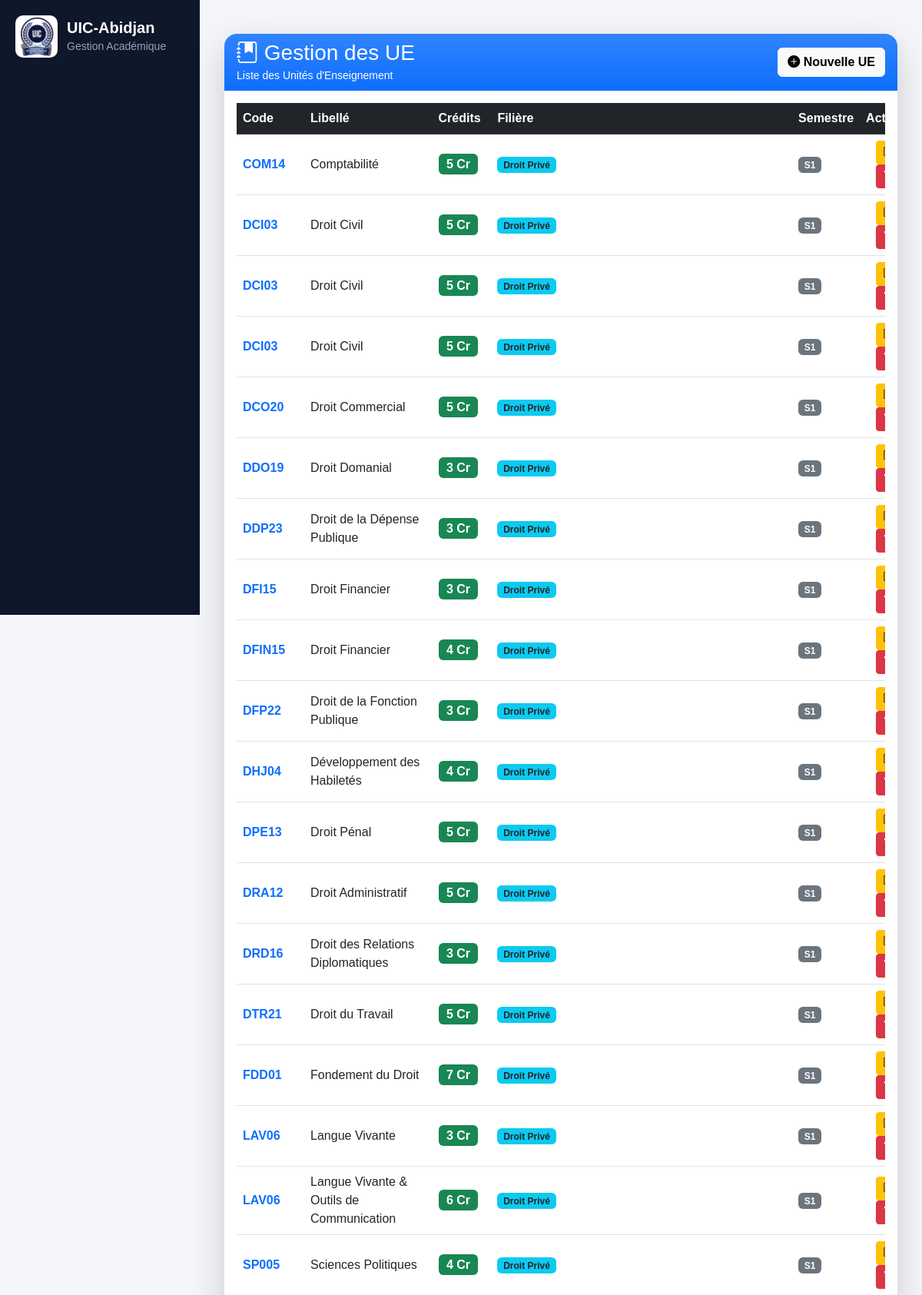
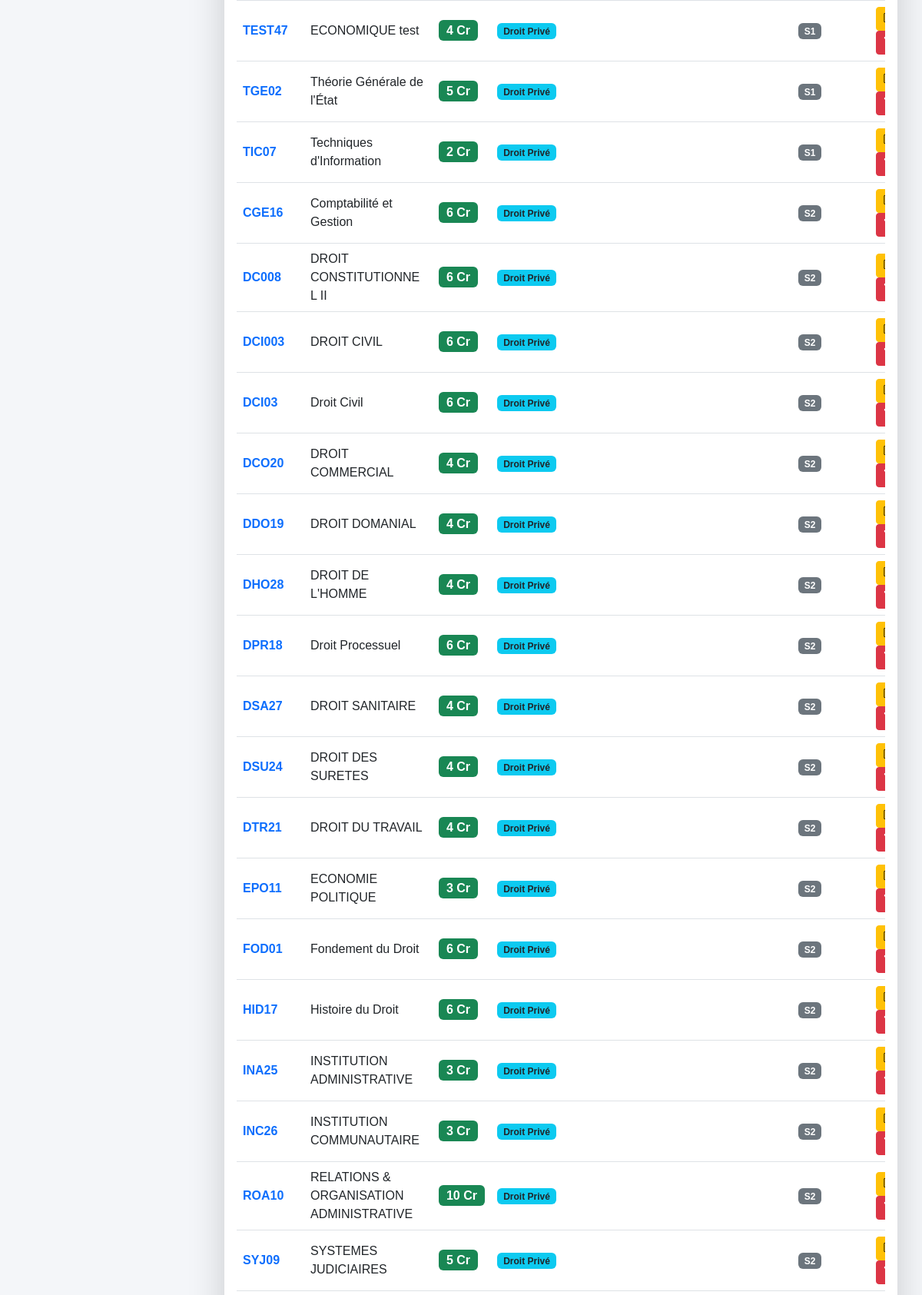
Page /lmd/ue/ (upper part) on the committed database (2 pictures, top to bottom).
### lmd/models.py (models this page shows, shortened)
class UE(models.Model):
    niveau = models.CharField(
    max_length=2,
    choices=[
        ("L1", "Licence 1"),
        ("L2", "Licence 2"),
        ("L3", "Licence 3"),
       ],
        default="L1"
     )
    SEMESTRE_CHOICES = (
        ("S1", "Semestre 1"),
        ("S2", "Semestre 2"),
        ("S3", "Semestre 3"),
        ("S4", "Semestre 4"),
        ("S5", "Semestre 5"),
        ("S6", "Semestre 6"),
    )
    code = models.CharField(
        max_length=20
    )
    libelle = models.CharField(
        max_length=200
    )
    credit = models.PositiveIntegerField(
        default=0
    )
    filiere = models.ForeignKey(
        "FiliereLMD",
        null=True,
        blank=True,
        on_delete=models.PROTECT,
        related_name="ues"
    )
    grande_unite = models.ForeignKey(
        "GrandeUnite",
        null=True,
        blank=True,
        on_delete=models.PROTECT,
        related_name="ues"
    )
    semestre = models.CharField(
        max_length=2,
        choices=SEMESTRE_CHOICES,
        default="S1"
    )
    ordre = models.PositiveIntegerField(default=1)
    class Meta:
        ordering = ["ordre"]

class FiliereLMD(models.Model):
    NIVEAUX = [
        ("L1-L2", "Licence Fondamentale"),
        ("L3", "Licence Professionnelle"),
        ("M1-M2", "Master"),
    ]
    code = models.CharField(
        max_length=20,
        unique=True
    )
    libelle = models.CharField(
        max_length=100
    )
    niveau_formation = models.CharField(
        max_length=10,
        choices=NIVEAUX,
        default="L1-L2"
    )

### lmd/views.py (the view)
# urls.py: path('ue/', views.ue_list, name='ue_list'),
def ue_list(request):
    ues = UE.objects.select_related(
        "filiere"
    ).order_by(
        "filiere__libelle",
        "semestre",
        "code"
    )
    return render(
        request,
        "lmd/ue/list.html",
        {
            "ues": ues
        }
    )

### lmd/templates/lmd/ue/list.html (shortened to what this page needs)
{% extends "base.html" %}
{% block content %}
<div class="container-fluid py-4">
    <div class="card border-0 shadow-lg rounded-4">
        <div class="card-header border-0 rounded-top-4 bg-primary bg-gradient text-white">
            <div class="d-flex justify-content-between align-items-center">
                <div>
                    <h3 class="mb-0">
                        <i class="bi bi-journal-bookmark-fill"></i>
                        Gestion des UE
                    </h3>
                    <small>Liste des Unités d'Enseignement</small>
                </div>
                <a href="{% url 'ue_add' %}"
                   class="btn btn-light fw-bold">
                    <i class="bi bi-plus-circle-fill"></i>
                    Nouvelle UE
                </a>
            </div>
        </div>
        <div class="card-body">
            <div class="table-responsive">
                <table class="table table-hover align-middle">
                    <thead class="table-dark">
                        <tr>
                            <th>Code</th>
                            <th>Libellé</th>
                            <th>Crédits</th>
                            <th>Filière</th>
                            <th>Semestre</th>
                            <th class="text-center">Actions</th>
                        </tr>
                    </thead>
                    <tbody>
                        {% for ue in ues %}
                        <tr>
                            <td>
                                <span class="fw-bold text-primary">
                                    {{ ue.code }}
                                </span>
                            </td>
                            <td>
                                {{ ue.libelle }}
                            </td>
                            <td>
                                <span class="badge bg-success fs-6">
                                    {{ ue.credit }} Cr
                                </span>
                            </td>
                            <td>
                                <span class="badge bg-info text-dark">
                                    {{ ue.filiere.libelle }}
                                </span>
                            </td>
                            <td>
                                <span class="badge bg-secondary">
                                    {{ ue.semestre }}
                                </span>
                            </td>
                            <td class="text-center">
                                <a href="{% url 'ue_edit' ue.id %}"
                                   class="btn btn-warning btn-sm">
                                    <i class="bi bi-pencil-square"></i>
                                </a>
                                <a href="{% url 'ue_delete' ue.id %}"
                                   class="btn btn-danger btn-sm">
                                    <i class="bi bi-trash-fill"></i>
                                </a>
                            </td>
                        </tr>
                        {% endfor %}
                    </tbody>
                </table>
            </div>
        </div>
    </div>
</div>
{% endblock %}

### core/templates/base.html (style rules this page uses)
body { margin: 0; font-family: Arial, sans-serif; background: #f4f6f9; }

### rows in the picture
UE: code "COM14", libelle "Comptabilité", credit "5", filiere.libelle "Droit Privé", semestre "S1"
UE: code "DCI03", libelle "Droit Civil", credit "5", filiere.libelle "Droit Privé", semestre "S1"
UE: code "DCI03", libelle "Droit Civil", credit "5", filiere.libelle "Droit Privé", semestre "S1"
UE: code "DCI03", libelle "Droit Civil", credit "5", filiere.libelle "Droit Privé", semestre "S1"
UE: code "DCO20", libelle "Droit Commercial", credit "5", filiere.libelle "Droit Privé", semestre "S1"
UE: code "DDO19", libelle "Droit Domanial", credit "3", filiere.libelle "Droit Privé", semestre "S1"
UE: code "DDP23", libelle "Droit de la Dépense Publique", credit "3", filiere.libelle "Droit Privé", semestre "S1"
UE: code "DFI15", libelle "Droit Financier", credit "3", filiere.libelle "Droit Privé", semestre "S1"
UE: code "DFIN15", libelle "Droit Financier", credit "4", filiere.libelle "Droit Privé", semestre "S1"
UE: code "DFP22", libelle "Droit de la Fonction Publique", credit "3", filiere.libelle "Droit Privé", semestre "S1"
UE: code "DHJ04", libelle "Développement des Habiletés", credit "4", filiere.libelle "Droit Privé", semestre "S1"
UE: code "DPE13", libelle "Droit Pénal", credit "5", filiere.libelle "Droit Privé", semestre "S1"
UE: code "DRA12", libelle "Droit Administratif", credit "5", filiere.libelle "Droit Privé", semestre "S1"
UE: code "DRD16", libelle "Droit des Relations Diplomatiques", credit "3", filiere.libelle "Droit Privé", semestre "S1"
UE: code "DTR21", libelle "Droit du Travail", credit "5", filiere.libelle "Droit Privé", semestre "S1"
UE: code "FDD01", libelle "Fondement du Droit", credit "7", filiere.libelle "Droit Privé", semestre "S1"
UE: code "LAV06", libelle "Langue Vivante", credit "3", filiere.libelle "Droit Privé", semestre "S1"
UE: code "LAV06", libelle "Langue Vivante & Outils de Communication", credit "6", filiere.libelle "Droit Privé", semestre "S1"
UE: code "SP005", libelle "Sciences Politiques", credit "4", filiere.libelle "Droit Privé", semestre "S1"
UE: code "TEST47", libelle "ECONOMIQUE test", credit "4", filiere.libelle "Droit Privé", semestre "S1"
UE: code "TGE02", libelle "Théorie Générale de l'État", credit "5", filiere.libelle "Droit Privé", semestre "S1"
UE: code "TIC07", libelle "Techniques d'Information", credit "2", filiere.libelle "Droit Privé", semestre "S1"
UE: code "CGE16", libelle "Comptabilité et Gestion", credit "6", filiere.libelle "Droit Privé", semestre "S2"
UE: code "DC008", libelle "DROIT CONSTITUTIONNEL II", credit "6", filiere.libelle "Droit Privé", semestre "S2"
UE: code "DCI003", libelle "DROIT CIVIL", credit "6", filiere.libelle "Droit Privé", semestre "S2"
UE: code "DCI03", libelle "Droit Civil", credit "6", filiere.libelle "Droit Privé", semestre "S2"
UE: code "DCO20", libelle "DROIT COMMERCIAL", credit "4", filiere.libelle "Droit Privé", semestre "S2"
UE: code "DDO19", libelle "DROIT DOMANIAL", credit "4", filiere.libelle "Droit Privé", semestre "S2"
UE: code "DHO28", libelle "DROIT DE L'HOMME", credit "4", filiere.libelle "Droit Privé", semestre "S2"
UE: code "DPR18", libelle "Droit Processuel", credit "6", filiere.libelle "Droit Privé", semestre "S2"
UE: code "DSA27", libelle "DROIT SANITAIRE", credit "4", filiere.libelle "Droit Privé", semestre "S2"
UE: code "DSU24", libelle "DROIT DES SURETES", credit "4", filiere.libelle "Droit Privé", semestre "S2"
UE: code "DTR21", libelle "DROIT DU TRAVAIL", credit "4", filiere.libelle "Droit Privé", semestre "S2"
UE: code "EPO11", libelle "ECONOMIE POLITIQUE", credit "3", filiere.libelle "Droit Privé", semestre "S2"
UE: code "FOD01", libelle "Fondement du Droit", credit "6", filiere.libelle "Droit Privé", semestre "S2"
UE: code "HID17", libelle "Histoire du Droit", credit "6", filiere.libelle "Droit Privé", semestre "S2"
UE: code "INA25", libelle "INSTITUTION ADMINISTRATIVE", credit "3", filiere.libelle "Droit Privé", semestre "S2"
UE: code "INC26", libelle "INSTITUTION COMMUNAUTAIRE", credit "3", filiere.libelle "Droit Privé", semestre "S2"
UE: code "ROA10", libelle "RELATIONS & ORGANISATION ADMINISTRATIVE", credit "10", filiere.libelle "Droit Privé", semestre "S2"
UE: code "SYJ09", libelle "SYSTEMES JUDICIAIRES", credit "5", filiere.libelle "Droit Privé", semestre "S2"
